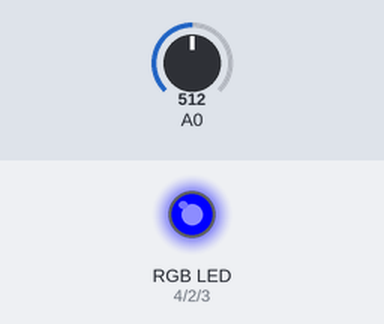
Bench run of a sketch on a simulated Arduino Uno, built with avr-gcc and run on an emulated ATmega328P. Parts: an RGB LED mixed from three pins (HIGH = lit). The inputs (shaded band) are chosen by the test bench; at power-on: A0 = 512.

Above: at 1.2 s.
1.3 s: A0 set to 664
2.8 s: A0 set to 689
At 3.3 s:
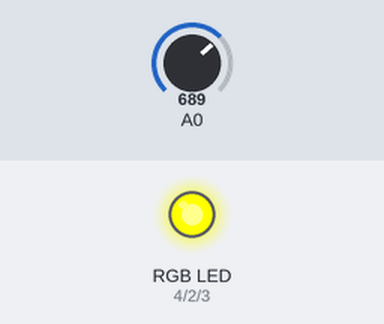
4.3 s: A0 set to 511
At 5.5 s:
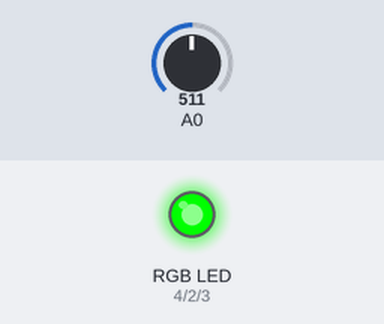
5.8 s: A0 set to 349
7.3 s: A0 set to 323
At 7.9 s:
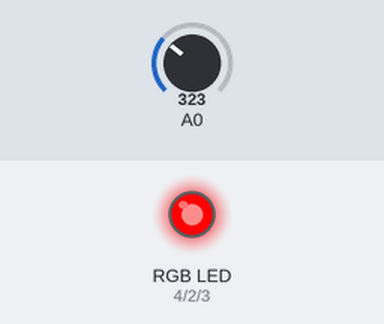
8.8 s: A0 set to 716
At 9.1 s:
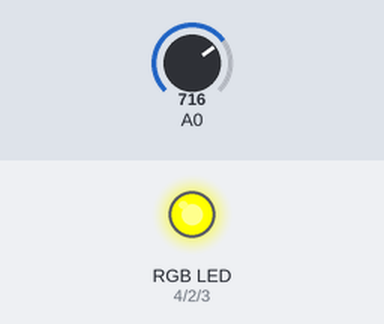
Timing chart, 0 to 11.3 s (numbered marks = the images above; inputs shaded):
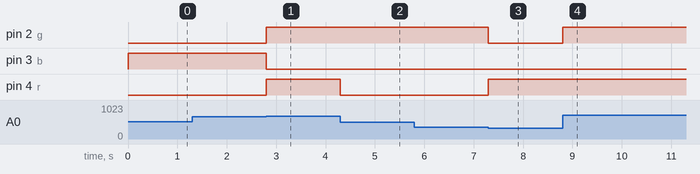

The sketch:

Potent_rgb.ino
```cpp
int r=4;
int g=2;
int b=3;

void digitalWriteRGB(byte red, byte blue, byte green)
{
  digitalWrite(r, red);
  digitalWrite(g, blue);
  digitalWrite(b, green);
}

void setup() {

  pinMode(r, OUTPUT);
  pinMode(g, OUTPUT);
  pinMode(b, OUTPUT);

}

void loop() {
  int potentio = analogRead(A0);
  int mode = map(potentio,0,1023,0,6);
  switch(mode)
  {
    case 1:
    digitalWriteRGB(HIGH,LOW,LOW);
    break;
    case 2:
    digitalWriteRGB(LOW,HIGH,LOW);
    break;
    case 3:
    digitalWriteRGB(LOW,LOW,HIGH);
    break;
    case 4:
    digitalWriteRGB(HIGH,HIGH,LOW);
    break;
    case 5:
    digitalWriteRGB(HIGH,LOW,HIGH);
    break;
    case 6:
    digitalWriteRGB(HIGH,LOW,LOW);
    break;

    default:
    digitalWriteRGB(LOW,LOW,LOW);
    break;
  }


}
```

Measured:
- the behaviour switches between 681 and 682 on A0 (found by bisection; images 0 and 1)
- the behaviour switches between 341 and 340 on A0 (found by bisection; images 2 and 3)
- after the input at 1.3 s, every drawn part: stays the same
- after the input at 2.8 s, pin 2 (g), pin 4 (r): LOW → HIGH at once; pin 3 (b): HIGH → LOW at once
- after the input at 4.3 s, pin 4 (r): HIGH → LOW at once
- after the input at 5.8 s, every drawn part: stays the same
- after the input at 7.3 s, pin 2 (g): HIGH → LOW at once; pin 4 (r): LOW → HIGH at once
- after the input at 8.8 s, pin 2 (g): LOW → HIGH at once
